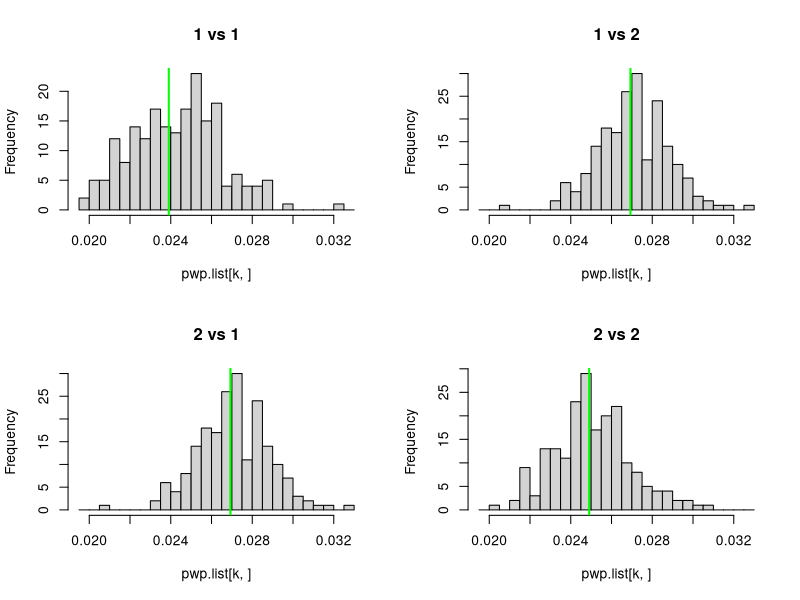
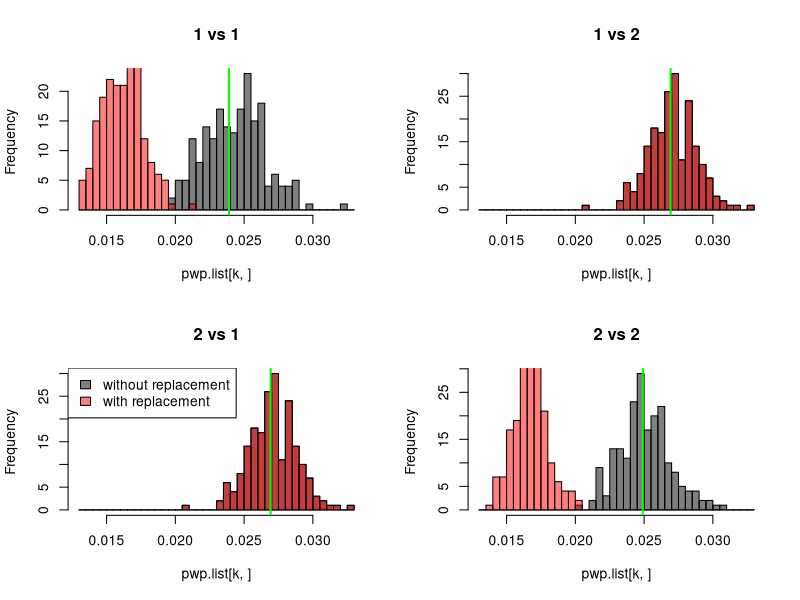
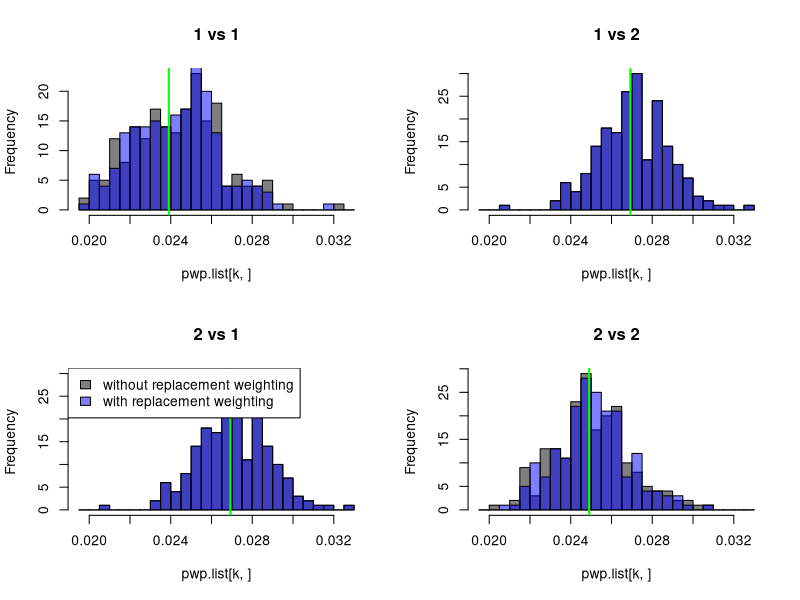

Write R code to recreate these figures, in order.
## ---- chunk 1
fig.dim <- 5
knitr::opts_chunk$set(fig.width=2*fig.dim,fig.align='center')
## ---- chunk 2
siminds <- function (dhet,phet,coverage,nloci=1e6,perr=0.01) {
    # dhet is density of segregegating sites
    # phet and coverage are vectors
    stopifnot(all(phet<=dhet))
    nsamples <- length(coverage)
    # same segregating sites between torts
    het.sites <- rbinom( nloci, size=1, prob=dhet )
    hets <- do.call( cbind, lapply( 1:nsamples, function (k) { 
                rbinom( nloci, size=1, prob=ifelse(het.sites,phet[k]/dhet,0) )
            } ) )
    coverages <- do.call( cbind, lapply( 1:nsamples, function (k) { 
                rpois( nloci, coverage[k] ) 
            } ) )
    counts <- sapply( 1:nsamples, function (k) {
            rbinom( nloci, size=coverages[,k], prob=ifelse(hets[,k],1/2,perr) )
        } )
    return(list(coverages=coverages,counts=counts))
}
## ---- chunk 3
pwp <- function (counts,coverages) {
    pwp <- numeric( ncol(coverages)^2 )
    dim(pwp) <- c( ncol(coverages), ncol(coverages) )
    for (i in 1:ncol(coverages)) {
        for (j in 1:ncol(coverages)) {
            weights <- (coverages[,i]) * (coverages[,j] - if (i==j){1}else{0} )
            if (i!=j) {
                w.probs <- counts[,i] * (coverages[,j]-counts[,j]) + (coverages[,i]-counts[,i]) * counts[,j]
                pwp[i,j] <- sum( w.probs, na.rm=TRUE ) / sum(weights)
            } else {
                usethese <- ( coverages[,i] > 1 )
                w.probs <- 2 * counts[,i] * (coverages[,i]-counts[,i])
                pwp[i,i] <- sum( w.probs[usethese] ) / sum(weights[usethese])
            }
        }
    }
    return(pwp)
}
## ---- chunk 4
truth <- function (dhet, phet) {
    # (not segr) * (diff in error) + (segr) * (prob diff if het in at least one) * (prob het if segr)
    phet.mat <- (1-outer(1-phet/dhet,1-phet/dhet,"*"))
    diag(phet.mat) <- phet/dhet
    return( (1-dhet) * 2*perr*(1-perr) + dhet * (1/2) * phet.mat )
}
## ---- chunk 5
perr <- 0.01
dhet <- 0.02
coverage <- rep(c(4,2,1,0.5),each=2)
phet <- rep(0.009,length(coverage))
simdata <- siminds(dhet=dhet, phet=phet, coverage=coverage, perr=perr)
true.pwp <- truth(dhet,phet)
est.pwp <- pwp( simdata$counts, simdata$coverages )
## ---- chunk 6
est.pwp
## ---- chunk 7
est.pwp/true.pwp - 1.0
## ---- chunk 8
coverage <- c(2,2)
phet <- c(.009,.011)
true.pwp <- truth(dhet,phet)
simdata.list <- lapply( 1:200, function (k) { 
        siminds( dhet=dhet, phet=phet, coverage=coverage, perr=perr, nloci=1e4 )
    } )
sim.names <- outer(1:2,1:2,paste,sep=" vs ")
pwp.list <- sapply( simdata.list, function (ll) {
        pwp( ll$counts, ll$coverages )
    } )
hpwp <- hist( unlist(pwp.list), breaks=30, plot=FALSE )
layout(matrix(1:4,nrow=2))
for (k in 1:4) {
    hist( pwp.list[k,], breaks=hpwp$breaks, main=sim.names[k] )
    abline(v=true.pwp[k],col='green',lwd=2)
}
## ---- chunk 9
pwp.rep <- function (counts,coverages) {
    pwp <- numeric( ncol(coverages)^2 )
    dim(pwp) <- c( ncol(coverages), ncol(coverages) )
    for (i in 1:ncol(coverages)) {
        for (j in 1:ncol(coverages)) {
            weights <- coverages[,i] * coverages[,j]
            if (i!=j) {
                w.probs <- counts[,i] * (coverages[,j]-counts[,j]) + (coverages[,i]-counts[,i]) * counts[,j]
                pwp[i,j] <- sum( w.probs, na.rm=TRUE ) / sum(weights)
            } else {
                w.probs <- 2 * counts[,i] * (coverages[,i]-counts[,i])
                pwp[i,i] <- sum( w.probs ) / sum(weights)
            }
        }
    }
    return(pwp)
}
## ---- chunk 10
pwp.rep.list <- sapply( simdata.list, function (ll) {
        pwp.rep( ll$counts, ll$coverages )
    } )
hpwp <- hist( unlist(c(pwp.list,pwp.rep.list)), breaks=30, plot=FALSE )
layout(matrix(1:4,nrow=2))
for (k in 1:4) {
    hist( pwp.list[k,], breaks=hpwp$breaks, main=sim.names[k], col=adjustcolor("black",.5) )
    hist( pwp.rep.list[k,], breaks=hpwp$breaks, col=adjustcolor("red",.5), add=TRUE )
    abline(v=true.pwp[k],col='green',lwd=2)
    if (k==2) { legend("topleft",fill=adjustcolor(c("black","red"),.5),legend=c("without replacement","with replacement") ) }
}
## ---- chunk 11
pwp.wei <- function (counts,coverages) {
    pwp <- numeric( ncol(coverages)^2 )
    dim(pwp) <- c( ncol(coverages), ncol(coverages) )
    for (i in 1:ncol(coverages)) {
        for (j in 1:ncol(coverages)) {
            weights <- (coverages[,i]) * coverages[,j]
            if (i!=j) {
                probs <- counts[,i]/coverages[,i] * (1-counts[,j]/coverages[,j]) + (1-counts[,i]/coverages[,i]) * counts[,j]/coverages[,j]
                pwp[i,j] <- sum( weights*probs, na.rm=TRUE ) / sum(weights)
            } else {
                usethese <- ( coverages[,i] > 1 )
                probs <- 2 * counts[,i] * (coverages[,i]-counts[,i]) / ( coverages[,i] * (coverages[,i]-1) )
                pwp[i,i] <- sum( (weights*probs)[usethese] ) / sum(weights[usethese])
            }
        }
    }
    return(pwp)
}
## ---- chunk 12
pwp.wei.list <- sapply( simdata.list, function (ll) {
        pwp.wei( ll$counts, ll$coverages )
    } )
hpwp <- hist( unlist(c(pwp.list,pwp.wei.list)), breaks=30, plot=FALSE )
layout(matrix(1:4,nrow=2))
for (k in 1:4) {
    hist( pwp.list[k,], breaks=hpwp$breaks, main=sim.names[k], col=adjustcolor("black",.5) )
    hist( pwp.wei.list[k,], breaks=hpwp$breaks, col=adjustcolor("blue",.5), add=TRUE )
    abline(v=true.pwp[k],col='green',lwd=2)
    if (k==2) { legend("topleft",fill=adjustcolor(c("black","blue"),.5),legend=c("without replacement weighting","with replacement weighting") ) }
}
## ---- chunk 13
pwp.1 <- function (counts,coverages) {
    pwp <- numeric( ncol(coverages)^2 )
    dim(pwp) <- c( ncol(coverages), ncol(coverages) )
    for (i in 1:ncol(coverages)) {
        for (j in 1:ncol(coverages)) {
            weights <- (coverages[,i]) * (coverages[,j] - if (i==j){1}else{0} )
            if (i!=j) {
                probs <- counts[,i]/coverages[,i] * (1-counts[,j]/coverages[,j]) + (1-counts[,i]/coverages[,i]) * counts[,j]/coverages[,j]
                pwp[i,j] <- sum( weights*probs, na.rm=TRUE ) / sum(weights)
            } else {
                usethese <- ( coverages[,i] > 1 )
                probs <- 2 * counts[,i] * (coverages[,i]-counts[,i]) / ( coverages[,i] * (coverages[,i]-1) )
                pwp[i,i] <- sum( (weights*probs)[usethese] ) / sum(weights[usethese])
            }
        }
    }
    return(pwp)
}
## ---- chunk 14
pwp.2 <- function (counts,coverages) {
    pwp <- numeric( ncol(coverages)^2 )
    dim(pwp) <- c( ncol(coverages), ncol(coverages) )
    for (i in 1:ncol(coverages)) {
        for (j in 1:ncol(coverages)) {
            weights <- (coverages[,i]) * (coverages[,j] - if (i==j){1}else{0} )
            if (i!=j) {
                w.probs <- counts[,i] * (coverages[,j]-counts[,j]) + (coverages[,i]-counts[,i]) * counts[,j]
                pwp[i,j] <- sum( w.probs, na.rm=TRUE ) / sum(weights)
            } else {
                usethese <- ( coverages[,i] > 1 )
                w.probs <- 2 * counts[,i] * (coverages[,i]-counts[,i])
                pwp[i,i] <- sum( w.probs[usethese] ) / sum(weights[usethese])
            }
        }
    }
    return(pwp)
}
## ---- chunk 15
est.pwp.1 <- pwp.1( simdata$counts, simdata$coverages )
est.pwp.2 <- pwp.2( simdata$counts, simdata$coverages )
all.equal(est.pwp.1,est.pwp.2)
## ---- chunk 16
require(microbenchmark)
ns <- 1e4
microbenchmark( pwp.1( simdata$counts[1:ns,], simdata$coverages[1:ns,] ), times=20 )
microbenchmark( pwp.2( simdata$counts[1:ns,], simdata$coverages[1:ns,] ), times=20 )
